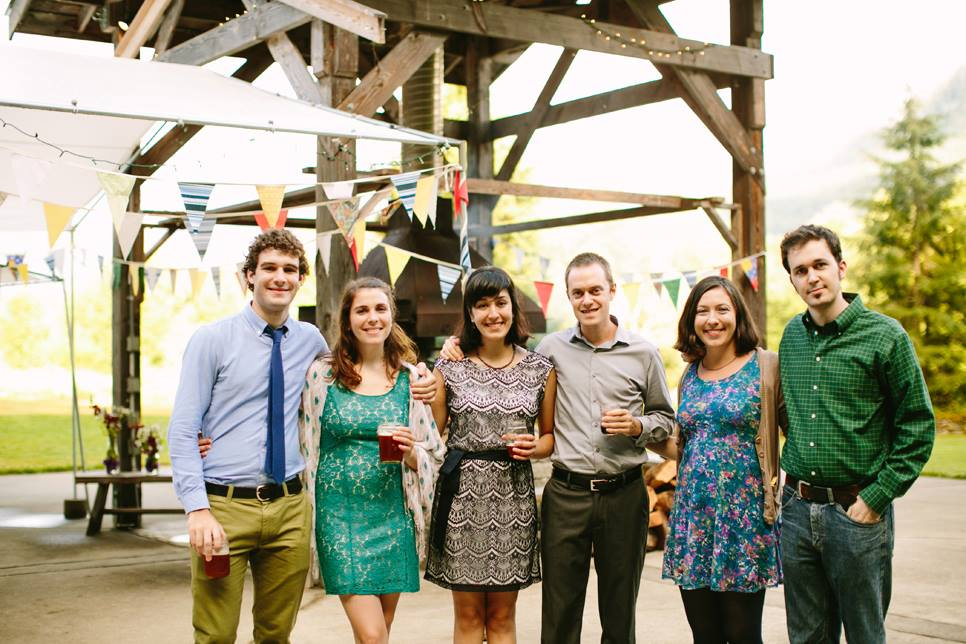
#> input picture gui/img1.jpg, 966 x 644 px, found by its file name
$ python practice.py
#> lines starting #> are read from the running program, lines starting #| are printed output that depends on the picture; after the words box and inside, x2 and y2 are one past the last pixel; in counts of white or black regions, pixels touching at a corner belong together
### face_detection/face.py
import numpy as np
import cv2
import sys
import math
import os
import Queue

NUM_MATCHES = 3

'''returns the top matches of potential faces
params:
  picture-picture file(jpg, png, and other cv2 formats)
  x_coord-x coordinate of where we are looking for faces
  y_coord-y coordinate of where we are looking for faces
  display_rect -- Determines if rectanges are drawn on the image around
    the locations where the images were found
  scale_factor -- Determines the factor by which to increase the rectangles
    on each iteration. A larger value here will potentially miss some faces.
  min_neighbors -- a parameter to the facial detection that determines how
    many neighbors there must be of an image in order for it to be recognized.
 each result returned is a dictionary.
'''
def facial_detection(picture, x_coord, y_coord, display_rect = False,
                    scale_factor=1.2, min_neighbors=3):

#> called with picture = 'img1.jpg', x_coord = 0, y_coord = 0, display_rect = True, scale_factor = 1.2, min_neighbors = 4
  def find_distance(x1,y1,x2,y2):
    return math.sqrt((x2 - x1) ** 2 + (y2 - y1) ** 2)

  #  This is a pretrained classifier
  face_cascade = cv2.CascadeClassifier('haarcascade_frontalface_alt2.xml')

  img = cv2.imread(picture)
#> img is the input picture: shape (644, 966, 3); mean B, G, R 132.1, 155.4, 160.8
  gray = cv2.cvtColor(img, cv2.COLOR_BGR2GRAY)
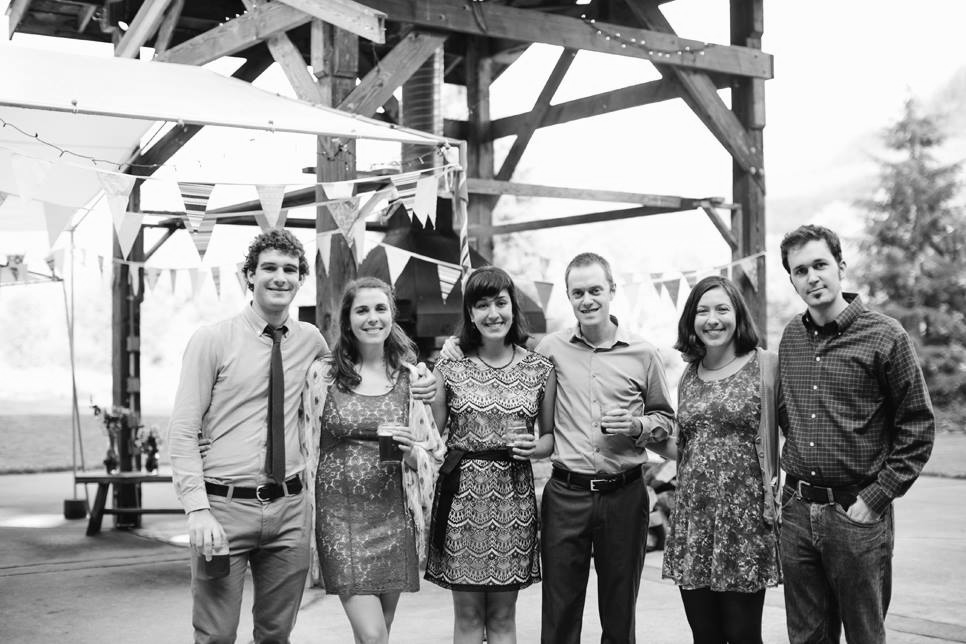
#> gray: shape (644, 966); min 0, max 255, mean 154.4
  gray = cv2.equalizeHist(gray)
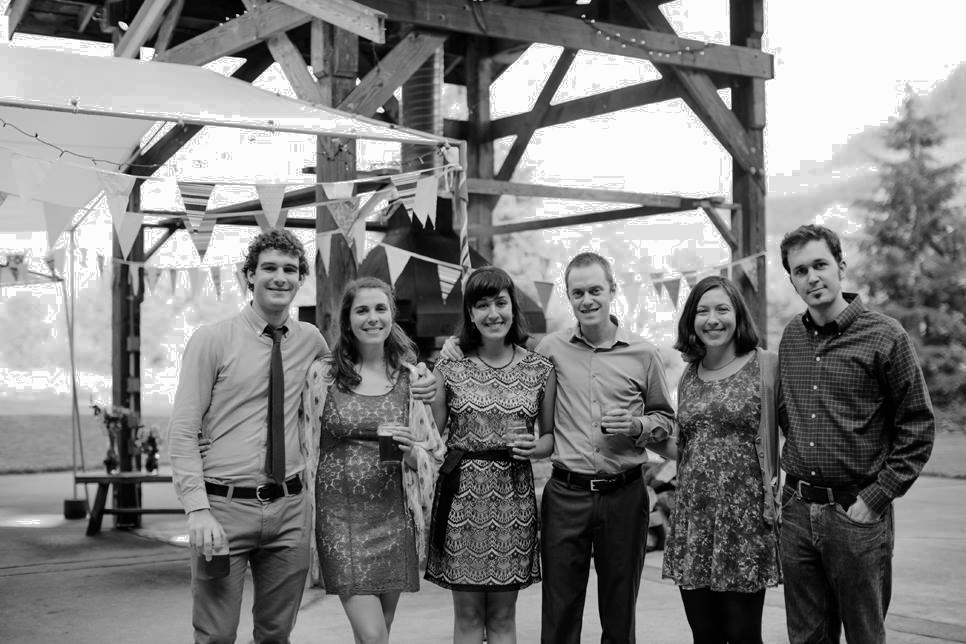
#> gray: shape (644, 966); min 0, max 255, mean 129.3
  faces = face_cascade.detectMultiScale(gray, scale_factor, min_neighbors)
#> faces = [[252, 248, 55, 55], [561, 272, 52, 52], [469, 287, 48, 48], [344, 289, 54, 54], [687, 290, 54, 54], [781, 243, 63, 63]]

  #Create priority queue with no max size
  best_matches = Queue.PriorityQueue(0)

  #find best_matches
  for (x,y,w,h) in faces:
    if display_rect:
      cv2.rectangle(img,(x,y),(x+w,y+h),(255,0,0),2)

    # compare dist to center of rectangle
    distance = find_distance(x_coord,y_coord,x+w/2.0,y+h/2.0)
    # insert tuple into queue -- the distance is used for ordering,
    #   since tuples are compared lexicographically
    best_matches.put((distance, (x,y,w,h)))
#> this loop made 6 passes
#> (x, y, w, h, distance) on passes 1 to 6: (252, 248, 55, 55, 392.5), (561, 272, 52, 52, 658.3), (469, 287, 48, 48, 582.9), (344, 289, 54, 54, 487.3), (687, 290, 54, 54, 781.2), (781, 243, 63, 63, 857.6)
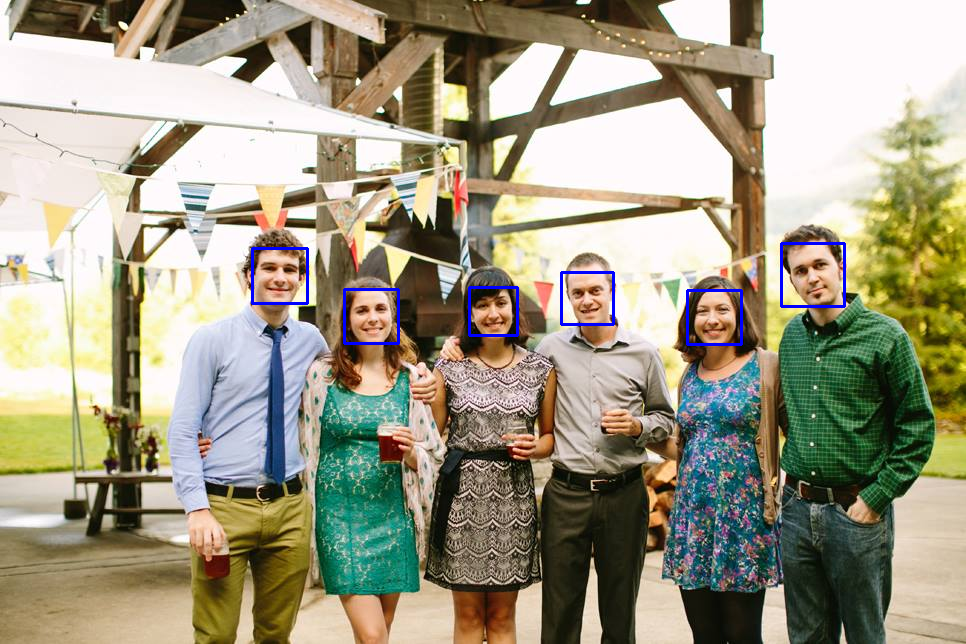
#> img: shape (644, 966, 3); 0.62% of pixels changed, all inside (x1, y1, x2, y2) = (251, 242, 846, 346)
  if display_rect:
    cv2.imwrite("boxes.jpg", img)
  matches = queue_to_list(best_matches, NUM_MATCHES)
#> matches = [(392.5, (252, 248, 55, 55)), (487.3, (344, 289, 54, 54)), (582.9, (469, 287, 48, 48))]

  result = []
#> (the run stopped early here; a loop or call above may not have finished)

$ run again, with gui/img2.jpg copied over gui/img1.jpg
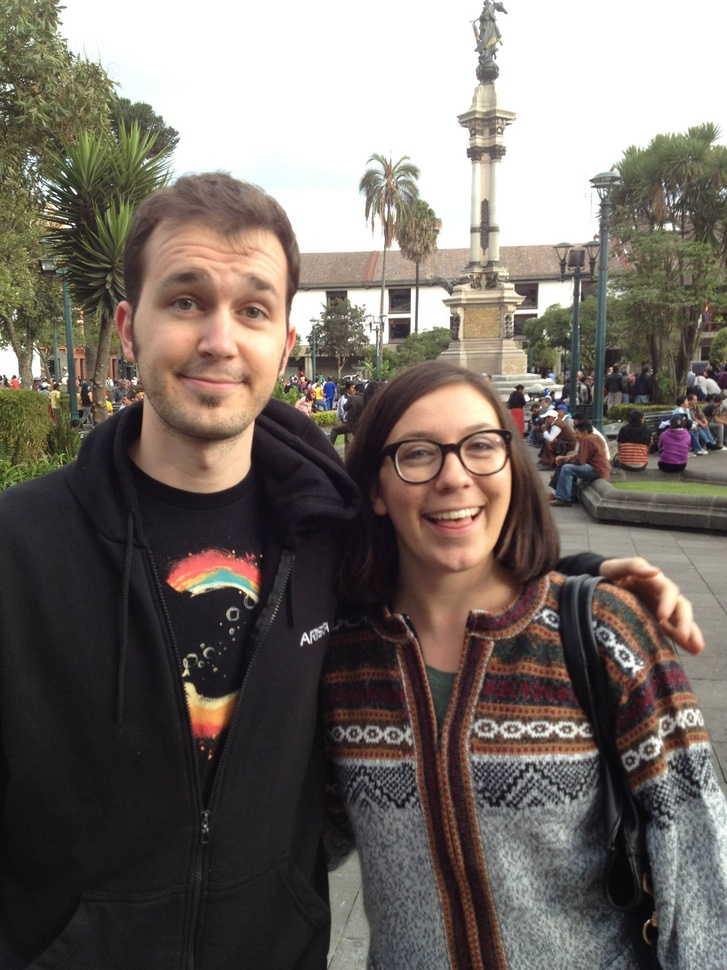
#> input picture gui/img2.jpg, 727 x 970 px, shrunk from 1536 x 2048 before the run, found by its file name
#> in facial_detection, img is the input picture: shape (970, 727, 3); mean B, G, R 103, 109.2, 117.3
#> in facial_detection, `gray = cv2.equalizeHist(gray)`:
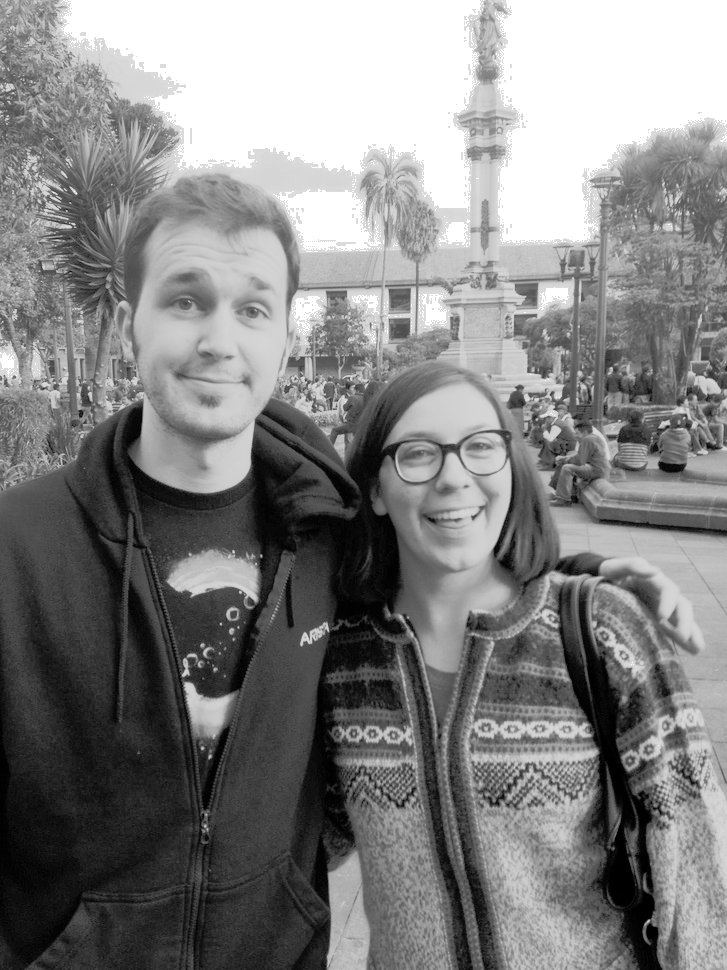
#> gray: shape (970, 727); min 0, max 255, mean 130.8
#> faces = [[120, 230, 196, 196], [365, 389, 164, 164]]
#> the loop in facial_detection, `for (x,y,w,h) in faces:` made 2 passes
#> (x, y, w, h, distance) on passes 1 to 2: (120, 230, 196, 196, 393.8), (365, 389, 164, 164, 649.3)
#> after the loop in facial_detection, `for (x,y,w,h) in faces:`:
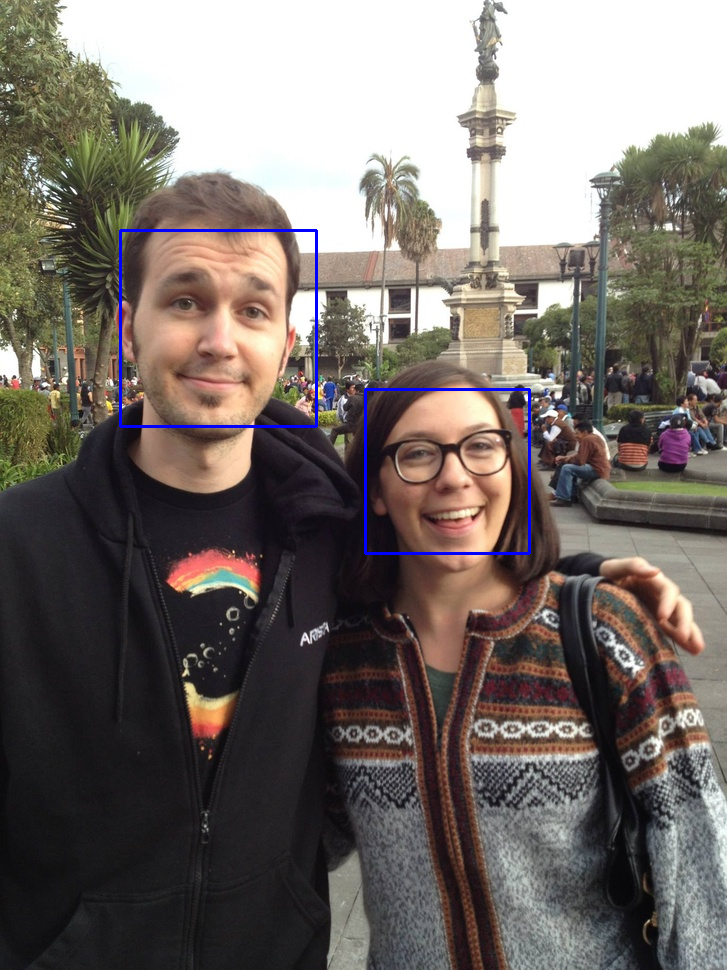
#> img: shape (970, 727, 3); 0.61% of pixels changed, all inside (x1, y1, x2, y2) = (119, 229, 531, 555)
#> matches = [(393.8, (120, 230, 196, 196)), (649.3, (365, 389, 164, 164))]

$ run again, with gui/img3.jpg copied over gui/img1.jpg
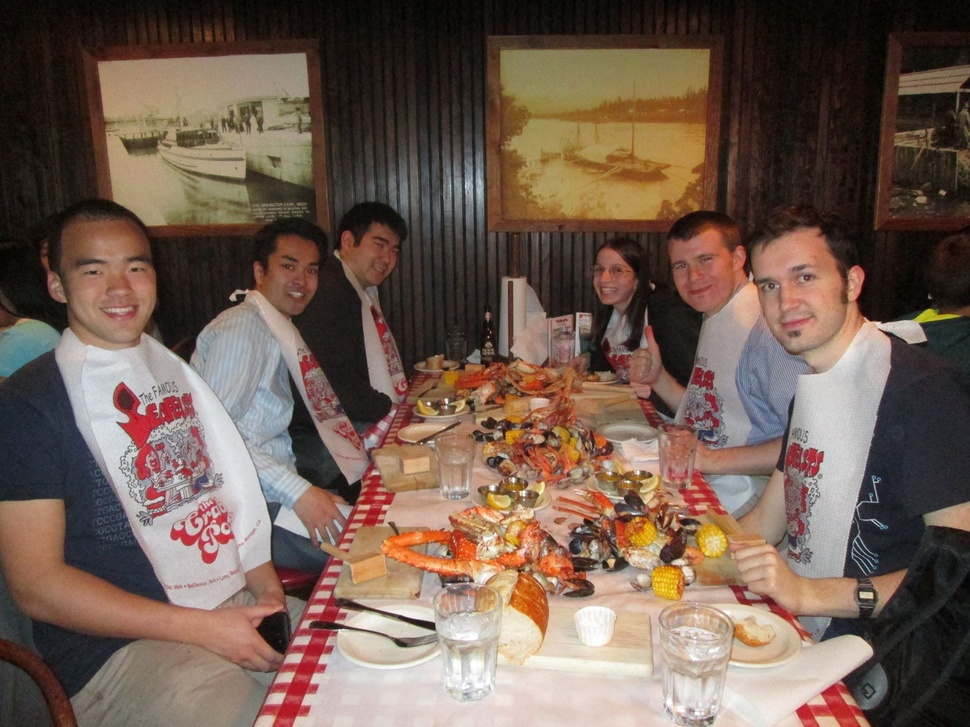
#> input picture gui/img3.jpg, 970 x 727 px, shrunk from 2048 x 1536 before the run, found by its file name
#> in facial_detection, img is the input picture: shape (727, 970, 3); mean B, G, R 81.8, 93.6, 114.1
#> in facial_detection, `gray = cv2.equalizeHist(gray)`:
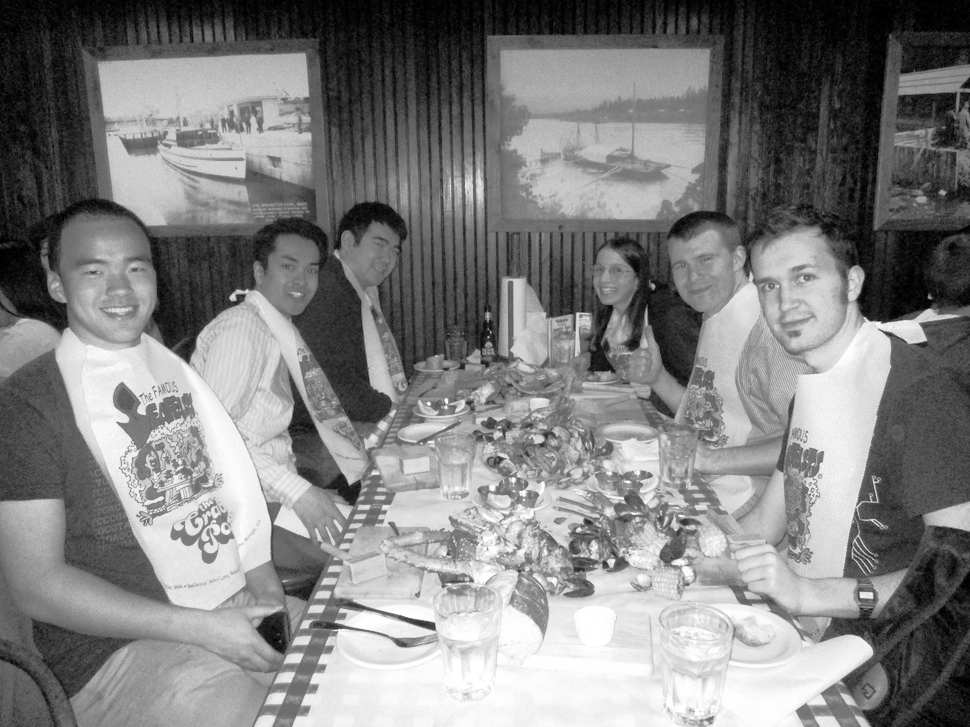
#> gray: shape (727, 970); min 0, max 255, mean 128.2
#> faces = [[586, 252, 47, 47], [662, 240, 65, 65], [265, 240, 70, 70], [66, 233, 100, 100], [728, 235, 126, 126]]
#> the loop in facial_detection, `for (x,y,w,h) in faces:` made 5 passes
#> (x, y, w, h, distance) on passes 1 to 5: (586, 252, 47, 47, 668.9), (662, 240, 65, 65, 746), (265, 240, 70, 70, 407), (66, 233, 100, 100, 305.9), (728, 235, 126, 126, 845.3)
#> after the loop in facial_detection, `for (x,y,w,h) in faces:`:
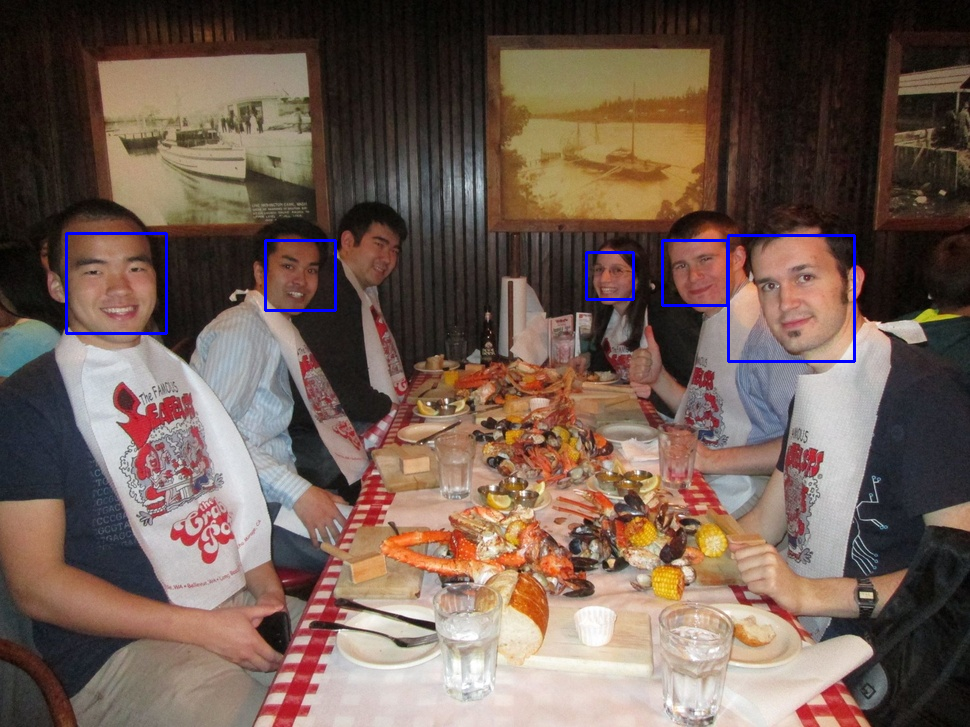
#> img: shape (727, 970, 3); 0.67% of pixels changed, all inside (x1, y1, x2, y2) = (65, 232, 856, 363)
#> matches = [(305.9, (66, 233, 100, 100)), (407, (265, 240, 70, 70)), (668.9, (586, 252, 47, 47))]
